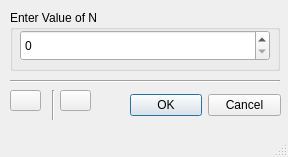
<?xml version="1.0" encoding="UTF-8"?>
<ui version="4.0">
 <class>MainWindow</class>
 <widget class="QMainWindow" name="MainWindow">
  <property name="geometry">
   <rect>
    <x>0</x>
    <y>0</y>
    <width>288</width>
    <height>157</height>
   </rect>
  </property>
  <property name="windowTitle">
   <string>MainWindow</string>
  </property>
  <widget class="QWidget" name="centralwidget">
   <widget class="QGroupBox" name="groupBox">
    <property name="geometry">
     <rect>
      <x>10</x>
      <y>10</y>
      <width>270</width>
      <height>61</height>
     </rect>
    </property>
    <property name="title">
     <string>Enter Value of N</string>
    </property>
    <widget class="QSpinBox" name="spinBox">
     <property name="geometry">
      <rect>
       <x>10</x>
       <y>20</y>
       <width>250</width>
       <height>31</height>
      </rect>
     </property>
     <property name="styleSheet">
      <string notr="true">font: 18pt &quot;MS Shell Dlg 2&quot;;</string>
     </property>
    </widget>
   </widget>
   <widget class="QDialogButtonBox" name="buttonBox">
    <property name="geometry">
     <rect>
      <x>130</x>
      <y>80</y>
      <width>151</width>
      <height>51</height>
     </rect>
    </property>
    <property name="standardButtons">
     <set>QDialogButtonBox::Cancel|QDialogButtonBox::Ok</set>
    </property>
   </widget>
   <widget class="Line" name="line">
    <property name="geometry">
     <rect>
      <x>10</x>
      <y>80</y>
      <width>270</width>
      <height>3</height>
     </rect>
    </property>
    <property name="orientation">
     <enum>Qt::Horizontal</enum>
    </property>
   </widget>
   <widget class="Line" name="line_3">
    <property name="geometry">
     <rect>
      <x>43</x>
      <y>90</y>
      <width>20</width>
      <height>30</height>
     </rect>
    </property>
    <property name="orientation">
     <enum>Qt::Vertical</enum>
    </property>
   </widget>
   <widget class="QPushButton" name="MoreButton">
    <property name="geometry">
     <rect>
      <x>60</x>
      <y>90</y>
      <width>31</width>
      <height>21</height>
     </rect>
    </property>
    <property name="styleSheet">
     <string notr="true">font: 75 10pt &quot;MS Shell Dlg 2&quot;;
color: rgb(0, 0, 255);</string>
    </property>
    <property name="text">
     <string/>
    </property>
    <property name="icon">
     <iconset resource="MoreInfoIcon.qrc">
      <normaloff>:/Images/MoreInfo.png</normaloff>:/Images/MoreInfo.png</iconset>
    </property>
    <property name="iconSize">
     <size>
      <width>25</width>
      <height>16</height>
     </size>
    </property>
   </widget>
   <widget class="QPushButton" name="HelpButton">
    <property name="geometry">
     <rect>
      <x>10</x>
      <y>90</y>
      <width>31</width>
      <height>21</height>
     </rect>
    </property>
    <property name="styleSheet">
     <string notr="true">font: 75 11pt &quot;MS Shell Dlg 2&quot;;
color: rgb(85, 0, 127);</string>
    </property>
    <property name="text">
     <string/>
    </property>
    <property name="icon">
     <iconset resource="HelpIcon.qrc">
      <normaloff>:/Images/Help.png</normaloff>:/Images/Help.png</iconset>
    </property>
    <property name="iconSize">
     <size>
      <width>30</width>
      <height>18</height>
     </size>
    </property>
   </widget>
  </widget>
  <widget class="QMenuBar" name="menubar">
   <property name="geometry">
    <rect>
     <x>0</x>
     <y>0</y>
     <width>288</width>
     <height>21</height>
    </rect>
   </property>
  </widget>
  <widget class="QStatusBar" name="statusbar"/>
 </widget>
 <resources>
  <include location="MoreInfoIcon.qrc"/>
  <include location="HelpIcon.qrc"/>
 </resources>
 <connections/>
</ui>
